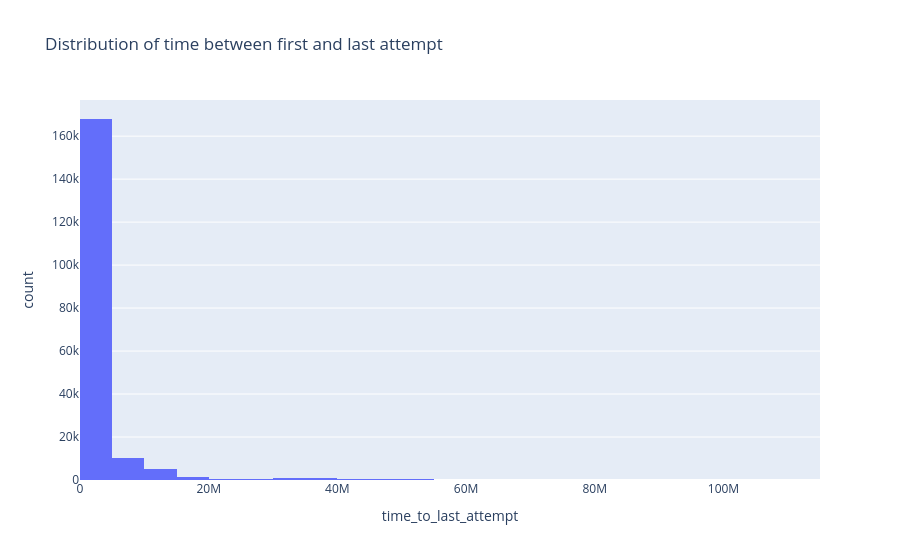

Write notebook code for a chart like this one.
### Code cell
fig = px.histogram(
    df_time.to_pandas(),
    x="time_to_last_attempt",
    nbins=50,
    title="Distribution of time between first and last attempt"
)

fig.show()

### Figure 1 — Plotly figure (JSON) as saved in the notebook; plotly's stock layout.template omitted (floating-point values rounded to 4 significant figures; data arrays with more than 128 entries replaced by an {"elided": "..."} marker saying what was removed)
{"data": [{"bingroup": "x", "hovertemplate": "time_to_last_attempt=%{x}<br>count=%{y}<extra></extra>", "legendgroup": "", "marker": {"color": "#636efa", "pattern": {"shape": ""}}, "name": "", "nbinsx": 50, "orientation": "v", "showlegend": false, "type": "histogram", "x": {"elided": "189603 int values"}, "xaxis": "x", "yaxis": "y"}], "layout": {"barmode": "relative", "legend": {"tracegroupgap": 0}, "title": {"text": "Distribution of time between first and last attempt"}, "xaxis": {"anchor": "y", "domain": [0, 1], "title": {"text": "time_to_last_attempt"}}, "yaxis": {"anchor": "x", "domain": [0, 1], "title": {"text": "count"}}}}
